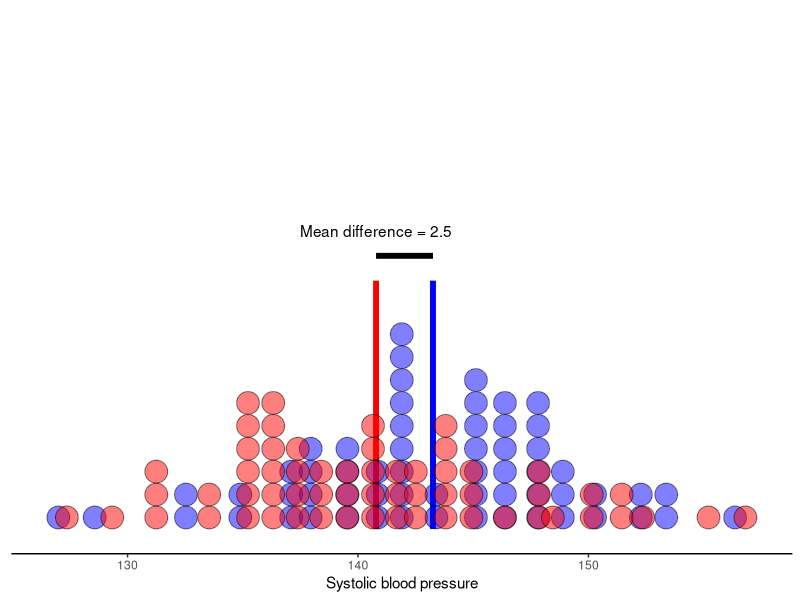
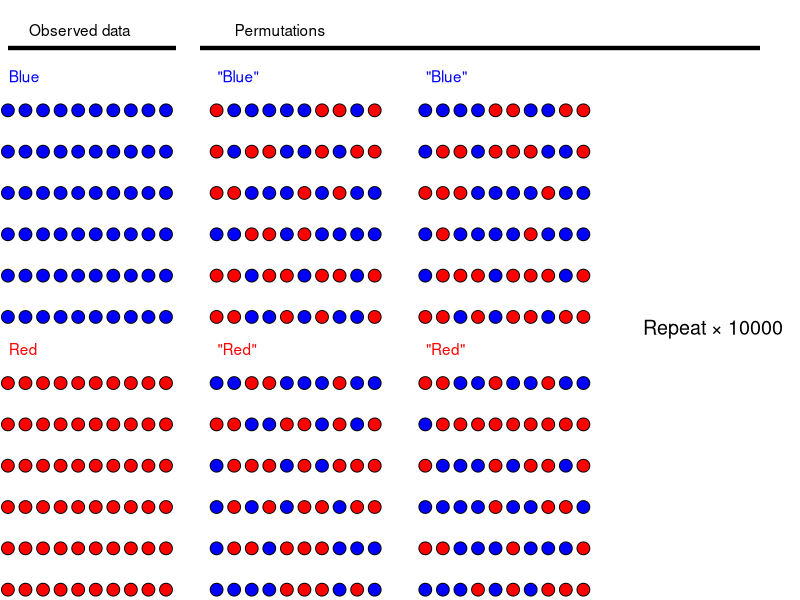
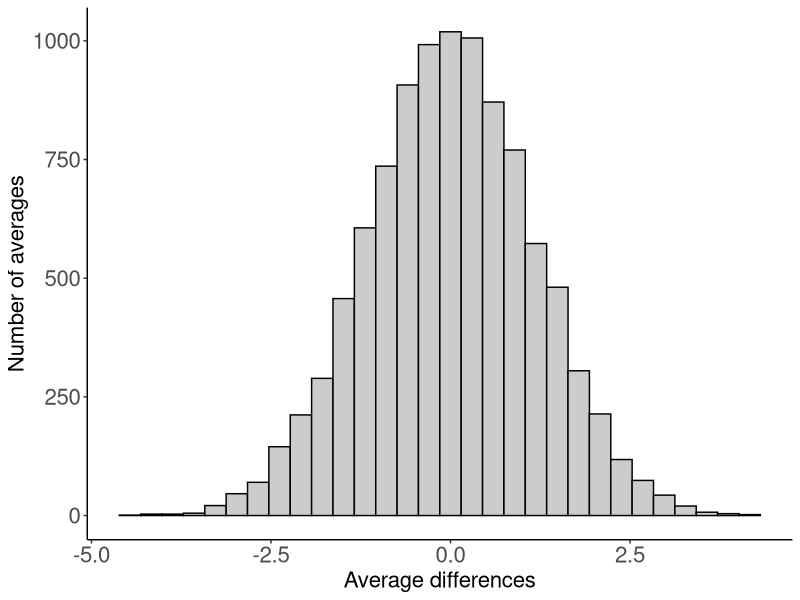
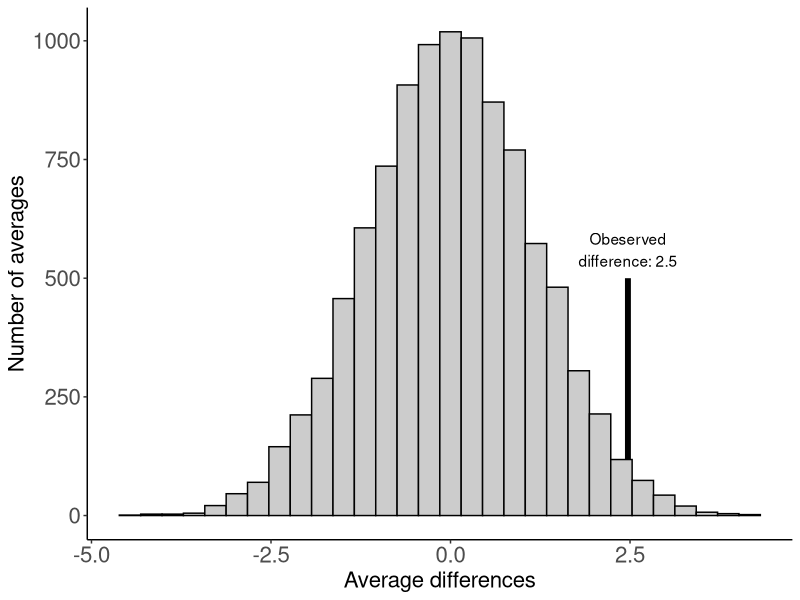

The R source for these figures, in order:
## ---- chunk 1
knitr::opts_chunk$set(dpi=300,fig.width=8)
## ---- chunk 2
library(tidyverse)
# fix seed
set.seed(1)

# Create study groups a true effect 4/7
pill <- rnorm(60, 142.5,7)
placebo <- rnorm(60, 140,7)


observed.results <- data.frame(bp = c(pill, placebo), 
           group = c(rep(c("Pill", "Placebo"), each = 60))) %>%
  ggplot(aes(bp, fill = group)) + 
  labs(fill = "", 
       x = "Systolic blood pressure") +
  scale_fill_manual(values = c("blue", "red")) +
  theme_classic() +
  
  annotate("segment", x = mean(pill), xend = mean(pill), y = 0, yend = 0.5, color = "blue", size = 2) +
 
  annotate("segment", x = mean(placebo), xend = mean(placebo), y = 0, yend = 0.5, color = "red", size = 2) + 
  
  annotate("segment", x = mean(placebo), xend = mean(pill), y = 0.55, yend = 0.55, color = "black", size = 2) + 

  annotate("text", x = mean(placebo), y = 0.6, 
           label = paste0("Mean difference = ", round(mean(pill) - mean(placebo), 1))) +
  
    geom_dotplot(alpha = 0.5) +
  
  
  theme(axis.line.y = element_blank(), 
        axis.title.y = element_blank(), 
        axis.ticks.y = element_blank(), 
        axis.text.y = element_blank(), 
        legend.position = "none")
  



# Calculate avg diff
avg.diff <- mean(pill) - mean(placebo)

results <- data.frame(per.diff = rep(NA, 10000))

for(i in 1:10000) {
  
  per <- sample(c(pill, placebo), 120, replace = FALSE)
  
  results[i, 1] <- mean(per[1:60]) - mean(per[61:120])
  
  
}


per.results1 <- results %>%
  ggplot(aes(per.diff)) + geom_histogram(fill = "gray80", color = "black") +
    theme_classic() +
  
  labs(x = "Average differences", 
       y = "Number of averages") +
  
  theme(axis.text = element_text(size = 16), 
        axis.title = element_text(size = 16))


per.results2 <- results %>%
  ggplot(aes(per.diff)) + 
  
  annotate("segment", y = 0, yend = 500, x = avg.diff, xend = avg.diff, size = 2, 
           color = "black") +
  annotate("text", y = 560, x = avg.diff, label = paste0("Obeserved\ndifference: ", round(avg.diff,1))) +
  
  
  geom_histogram(fill = "gray80", color = "black") +
    theme_classic() +
  
  labs(x = "Average differences", 
       y = "Number of averages") +
  
    theme(axis.text = element_text(size = 16), 
        axis.title = element_text(size = 16))



## ---- chunk 3
#| echo: false
#| warning: false
#| message: false

observed.results

## ---- chunk 4
#| echo: false
#| warning: false
#| message: false

library(tidyverse); library(cowplot); library(ggtext)

# Create a blue group
blue_group <- data.frame(y = rep(1:6, each = 10), 
           x = rep(1:10)) %>%
  ggplot(aes(x, y)) + geom_point(shape = 21, size = 4, fill = "blue") + 
  
  theme_void()

# red group
red_group <- data.frame(y = rep(1:6, each = 10), 
                         x = rep(1:10)) %>%
  ggplot(aes(x, y)) + geom_point(shape = 21, size = 4, fill = "red") + 
  
  theme_void()


# The observed data
obs <- plot_grid(NULL,blue_group, NULL, red_group, rel_heights =  c(0.2, 1, 0.2, 1), ncol = 1) + 
  annotate("text", x = 0.05, y = 0.96, label = "Blue", hjust = 0, color = "blue") +
  annotate("text", x = 0.05, y = 0.46, label = "Red", hjust = 0, color = "red")


# Create a grouping to make it possible to balance allocation in permutations
grouping <- rep(c("red", "blue"), each = 60)

sample1 <- sample(grouping, 120)
sample2 <- sample(grouping, 120)
sample3 <- sample(grouping, 120)


# "Brute force" creations of plots -> this should have been less lines of code!
perm_group1 <- data.frame(y = rep(1:6, each = 10), 
                        x = rep(1:10), 
                        group = sample1[1:60]) %>%
  ggplot(aes(x, y, fill = group)) + geom_point(shape = 21, size = 4) + 
  
  theme_void() +
  scale_fill_manual(values = c("blue", "red")) +
  theme(legend.position = "none")

perm_group2 <- data.frame(y = rep(1:6, each = 10), 
                          x = rep(1:10), 
                          group = sample1[61:120]) %>%
  ggplot(aes(x, y, fill = group)) + geom_point(shape = 21, size = 4) + 
  
  theme_void() +
  scale_fill_manual(values = c("blue", "red")) +
  theme(legend.position = "none")


perm_group3 <- data.frame(y = rep(1:6, each = 10), 
                          x = rep(1:10), 
                          group = sample2[1:60]) %>%
  ggplot(aes(x, y, fill = group)) + geom_point(shape = 21, size = 4) + 
  
  theme_void() +
  scale_fill_manual(values = c("blue", "red")) +
  theme(legend.position = "none")

perm_group4 <- data.frame(y = rep(1:6, each = 10), 
                          x = rep(1:10), 
                          group = sample2[61:120]) %>%
  ggplot(aes(x, y, fill = group)) + geom_point(shape = 21, size = 4) + 
  
  theme_void() +
  scale_fill_manual(values = c("blue", "red")) +
  theme(legend.position = "none")



# Put figures together
perm1 <- plot_grid(NULL,perm_group1, NULL, perm_group2, rel_heights =  c(0.2, 1, 0.2, 1), ncol = 1) + 
  annotate("text", x = 0.05, y = 0.96, label = "\"Blue\"", hjust = 0, color = "blue") +
  annotate("text", x = 0.05, y = 0.46, label = "\"Red\"", hjust = 0, color = "red")


perm2 <- plot_grid(NULL,perm_group3, NULL, perm_group4, rel_heights =  c(0.2, 1, 0.2, 1), ncol = 1) + 
  annotate("text", x = 0.05, y = 0.96, label = "\"Blue\"", hjust = 0, color = "blue") +
  annotate("text", x = 0.05, y = 0.46, label = "\"Red\"", hjust = 0, color = "red")

perm.text <-  data.frame(y = rep(1:6, each = 10), 
                         x = rep(1:10)) %>%
  ggplot(aes(x, y)) + 
  theme_void() +
  annotate("text", x = 5, y = 2, label = "Repeat \U00D7 10000", size = 5)
  
  
perm.total <- plot_grid(NULL, 
plot_grid(obs, NULL, perm1, NULL, perm2,NULL, perm.text, 
          ncol = 7, 
          rel_widths = c(1, 0.2, 1, 0.2, 1, 0.2, 1)), 
ncol = 1, rel_heights = c(0.1, 1)) +
  annotate("text", x = 0.1, y = 0.95, label = "Observed data") +
  annotate("text", x = 0.35, y = 0.95, label = "Permutations")  +
annotate("segment", x = 0.01, xend = 0.22, y = 0.92, yend = 0.92, size = 1.5) +
annotate("segment", x = 0.25, xend = 0.95, y = 0.92, yend = 0.92, size = 1.5)

perm.total


## ---- chunk 5
#| echo: false
#| warning: false
#| message: false

per.results1

## ---- chunk 6
#| echo: false
#| warning: false
#| message: false

per.results2


## ---- chunk 7
#| echo: false
#| message: false
#| warning: false

n.res <- length(results[results$per.diff >= avg.diff, ])

pval <- n.res / 10000

## ---- chunk 8
#| echo: false
#| message: false
#| warning: false

n.res.up <- length(results[results$per.diff >= avg.diff, ])

n.res.down <- length(results[results$per.diff <= -avg.diff, ])


pval.twotailed <- (n.res.up + n.res.down) / 10000

